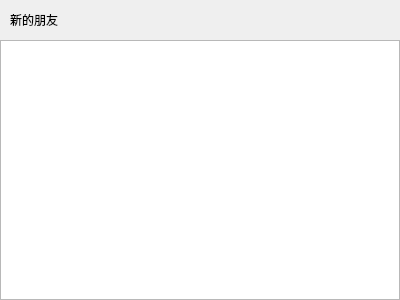
<?xml version="1.0" encoding="UTF-8"?>
<ui version="4.0">
 <class>ApplyFriendPage</class>
 <widget class="QWidget" name="ApplyFriendPage">
  <property name="geometry">
   <rect>
    <x>0</x>
    <y>0</y>
    <width>400</width>
    <height>300</height>
   </rect>
  </property>
  <property name="windowTitle">
   <string>Form</string>
  </property>
  <layout class="QVBoxLayout" name="verticalLayout">
   <property name="spacing">
    <number>0</number>
   </property>
   <property name="leftMargin">
    <number>0</number>
   </property>
   <property name="topMargin">
    <number>0</number>
   </property>
   <property name="rightMargin">
    <number>0</number>
   </property>
   <property name="bottomMargin">
    <number>0</number>
   </property>
   <item>
    <widget class="QWidget" name="friend_apply_title_widget" native="true">
     <layout class="QHBoxLayout" name="horizontalLayout">
      <property name="spacing">
       <number>0</number>
      </property>
      <property name="leftMargin">
       <number>0</number>
      </property>
      <property name="topMargin">
       <number>0</number>
      </property>
      <property name="rightMargin">
       <number>0</number>
      </property>
      <property name="bottomMargin">
       <number>0</number>
      </property>
      <item>
       <spacer name="horizontalSpacer_2">
        <property name="orientation">
         <enum>Qt::Horizontal</enum>
        </property>
        <property name="sizeType">
         <enum>QSizePolicy::Fixed</enum>
        </property>
        <property name="sizeHint" stdset="0">
         <size>
          <width>10</width>
          <height>20</height>
         </size>
        </property>
       </spacer>
      </item>
      <item>
       <widget class="QLabel" name="apply_friend_title_label">
        <property name="minimumSize">
         <size>
          <width>0</width>
          <height>40</height>
         </size>
        </property>
        <property name="maximumSize">
         <size>
          <width>16777215</width>
          <height>40</height>
         </size>
        </property>
        <property name="text">
         <string>新的朋友</string>
        </property>
       </widget>
      </item>
      <item>
       <spacer name="horizontalSpacer">
        <property name="orientation">
         <enum>Qt::Horizontal</enum>
        </property>
        <property name="sizeHint" stdset="0">
         <size>
          <width>339</width>
          <height>20</height>
         </size>
        </property>
       </spacer>
      </item>
     </layout>
    </widget>
   </item>
   <item>
    <widget class="QWidget" name="widget_2" native="true">
     <layout class="QVBoxLayout" name="verticalLayout_2">
      <property name="spacing">
       <number>0</number>
      </property>
      <property name="leftMargin">
       <number>0</number>
      </property>
      <property name="topMargin">
       <number>0</number>
      </property>
      <property name="rightMargin">
       <number>0</number>
      </property>
      <property name="bottomMargin">
       <number>0</number>
      </property>
      <item>
       <widget class="QListWidget" name="apply_friend_list"/>
      </item>
     </layout>
    </widget>
   </item>
  </layout>
 </widget>
 <resources/>
 <connections/>
</ui>
